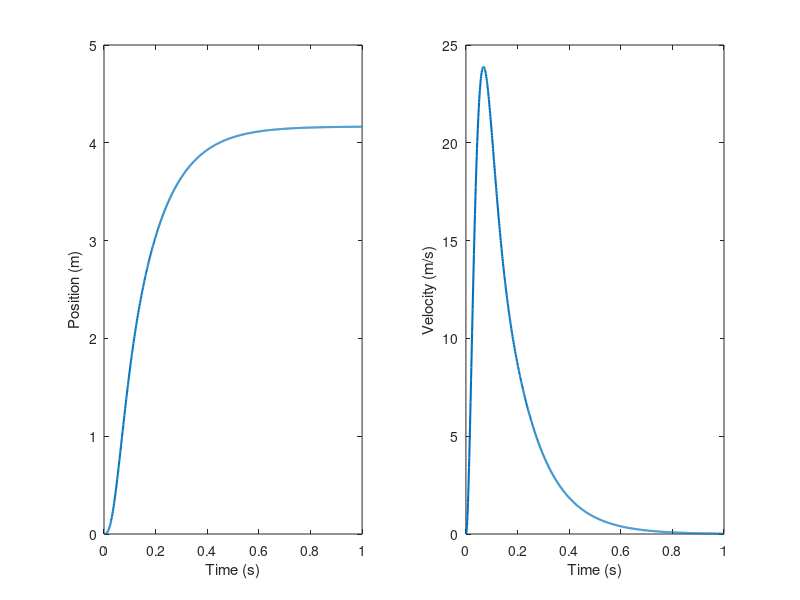

Reproduce this figure in MATLAB.
% Simulation of 1D point to point reach in an inifinite horizon 
% formulation. This script produces position and velocity plots of the 
% simulated reach. Parameters to adjust before starting: delt, simTime, Q, 
% R.

clear all;
rng(1);

delt = 0.001; % time step length in secs
simTime = 1; % number of seconds to simulate movements
nstep = ceil(simTime/delt); % number of time steps

% accuracy and effort matrices
R = 0.0001; % effort cost- default is 0.0001
Q = [1.2 0 0 -1
    0 0.02 0 0
    0 0 0 0
    -1 0 0 1];

% Single joint reaching movements:
G = .14;        % Viscous Constant: Ns/m
I = .1;         % Inertia Kgm2
tau = 0.066;    % Muscle time constant, s

A = [0 1 0;0 -G/I 1/I;0 0 -1/tau]; % system dynamics matrix
A2 = expm(delt*A); % discretize A
Ad = blkdiag(A2,1); % augment matrix to include target 

B = [0;0;1/tau;0]; % input matrix
Bd = delt*B; % discretize B

order = size(Ad,1); % determine the order of the system

% initialize the state vector, x
x = zeros(order,nstep); % starting velocity and acceleration set to 0
x(1,1) = 0; % set starting hand position
x(4,1) = 5; % set ending hand position
u = zeros(size(Bd,2),nstep); % movement commands

% calculate control law, L
n = 3000; % number of times to iterate over P 
P = zeros(order,order,n);
P(:,:,1) = rand(order);
for i = 2:n
    P(:,:,i) = Ad'*P(:,:,i-1)*Ad - (Ad'*P(:,:,i-1)*Bd)*inv(R + Bd'*P(:,:,i-1)*Bd)*(Bd'*P(:,:,i-1)*Ad) + Q;
end
L = inv(R + Bd'*P(:,:,i)*Bd)*(Bd'*P(:,:,i)*Ad); % control law

% [P,eig,L] = dare(Ad,Bd,Q,R);

% run simulation
for i = 2:nstep
    u(:,i) = -L*x(:,i-1); % calculate motor command
    x(:,i) = Ad*x(:,i-1) + Bd*u(:,i); % calculate new state
%     if i > nstep*0.5 % if desired, change target location
%         x(4,i) = 0.05;
%     end
end

figure
subplot(1,2,1)
plot(0:delt:delt*nstep-delt,x(1,:),'LineWidth',1.5)
ylabel('Position (m)')
xlabel('Time (s)')
% xlim([0 1.5])

subplot(1,2,2)
plot(0:delt:delt*nstep-delt,x(2,:),'LineWidth',1.5)
ylabel('Velocity (m/s)')
xlabel('Time (s)')
% xlim([0 1.5])
% subplot(1,3,3)
% plot(0:delt:delt*nstep-delt,u)
% hold on
% title('Motor Commands')
% xlabel('Time (s)')
% xlim([0 1])